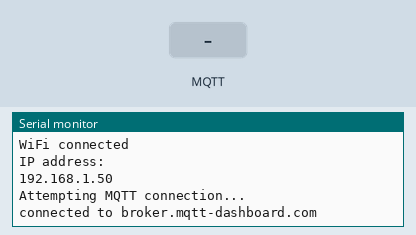
This sketch was run on a simulated ESP32. Parts: the last lines printed to the serial monitor. Inputs (shaded band) come from the test bench. WiFi joins after 1.5 s; servers stay silent unless stated; random numbers use the default seed unless the sketch sets one; no MQTT or app messages arrive unless stated.

Above: at 2.7 s.
2.8 s: MQTT message "bot2" arrives on the first subscribed topic
At 3.9 s:
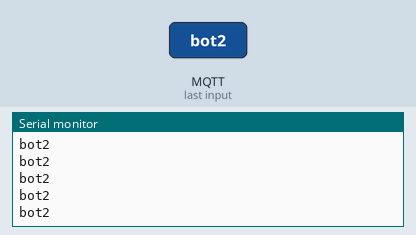
4.7 s: MQTT message "on" arrives on the first subscribed topic
At 5.4 s:
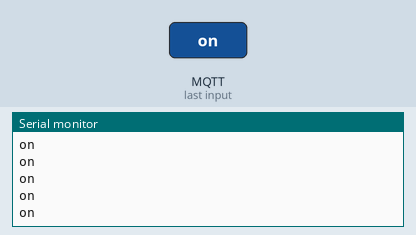
6.6 s: MQTT message "off" arrives on the first subscribed topic
At 7.1 s:
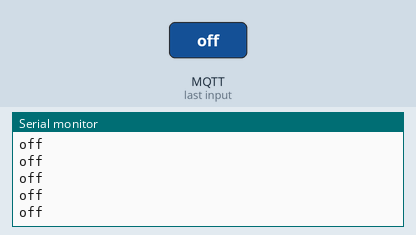

The sketch:

mqtt_recieve_arduino.ino
```cpp
#include <WiFi.h>
#include <PubSubClient.h>

const char* ssid = "Aayush";
const char* password = "aayush4466@@";
const char* mqtt_server = "broker.mqtt-dashboard.com";
const char* topic ;

String str1;

WiFiClient espClient;
PubSubClient client(espClient);
unsigned long lastMsg = 0;
#define MSG_BUFFER_SIZE  (50)
char msg[MSG_BUFFER_SIZE];
int value = 0;

void setup_wifi() {

  delay(10);
  // We start by connecting to a WiFi network
  Serial.println();
  Serial.print("Connecting to ");
  Serial.println(ssid);

  WiFi.mode(WIFI_STA);
  WiFi.begin(ssid, password);

  while (WiFi.status() != WL_CONNECTED) {
    delay(500);
    Serial.print(".");
  }

  randomSeed(micros());

  Serial.println("");
  Serial.println("WiFi connected");
  Serial.println("IP address: ");
  Serial.println(WiFi.localIP());
}

void callback(String topic, byte* payload, unsigned int length)
{
  //Serial.print("Message arrived [");
  //Serial.print(topic);
  //Serial.print("] ");

  //Serial.println(topic);

  //Serial.println();
  if(topic == "bot1")

  {
  str1 = "";
  //Serial.println("this is bot1");
    for (int i = 0; i < length; i++)
  {
    str1 += (char)payload[i];
    //Serial.print((char)payload[i]);
  }


  client.subscribe("topic");
  //Serial.println(str);

  topic = "";


  }
}

void reconnect()
{

  while (!client.connected())
  {
    Serial.println("Attempting MQTT connection...");
    // Create a random client ID
    String clientId = "ESP8266Client-";
    clientId += String(random(0xffff), HEX);


    if (client.connect(clientId.c_str()))
    {
      Serial.print("connected to ");
      Serial.println(mqtt_server);
      client.subscribe("bot1");
      //client.subscribe("bot2");
      //client.subscribe("id");
    }

    else
    {
      Serial.print("failed, rc=");
      Serial.print(client.state());
      Serial.println(" try again in 5 seconds");
      // Wait 5 seconds before retrying
      delay(5000);
    }
  }


}

void setup() {
  // put your setup code here, to run once:
  Serial.begin(9600);

  setup_wifi();
  client.setServer(mqtt_server, 1883);
  client.setCallback(callback);

}

void loop()
{

  if (!client.connected())
  {
    reconnect();
  }
  client.loop();

  Serial.println(str1);

}
```

Measured:
- after the input at 2.8 s, the serial monitor: prints a new line at once (image 1)
- after the input at 4.7 s, the serial monitor: prints a new line at once (image 2)
- after the input at 6.6 s, the serial monitor: prints a new line at once (image 3)
